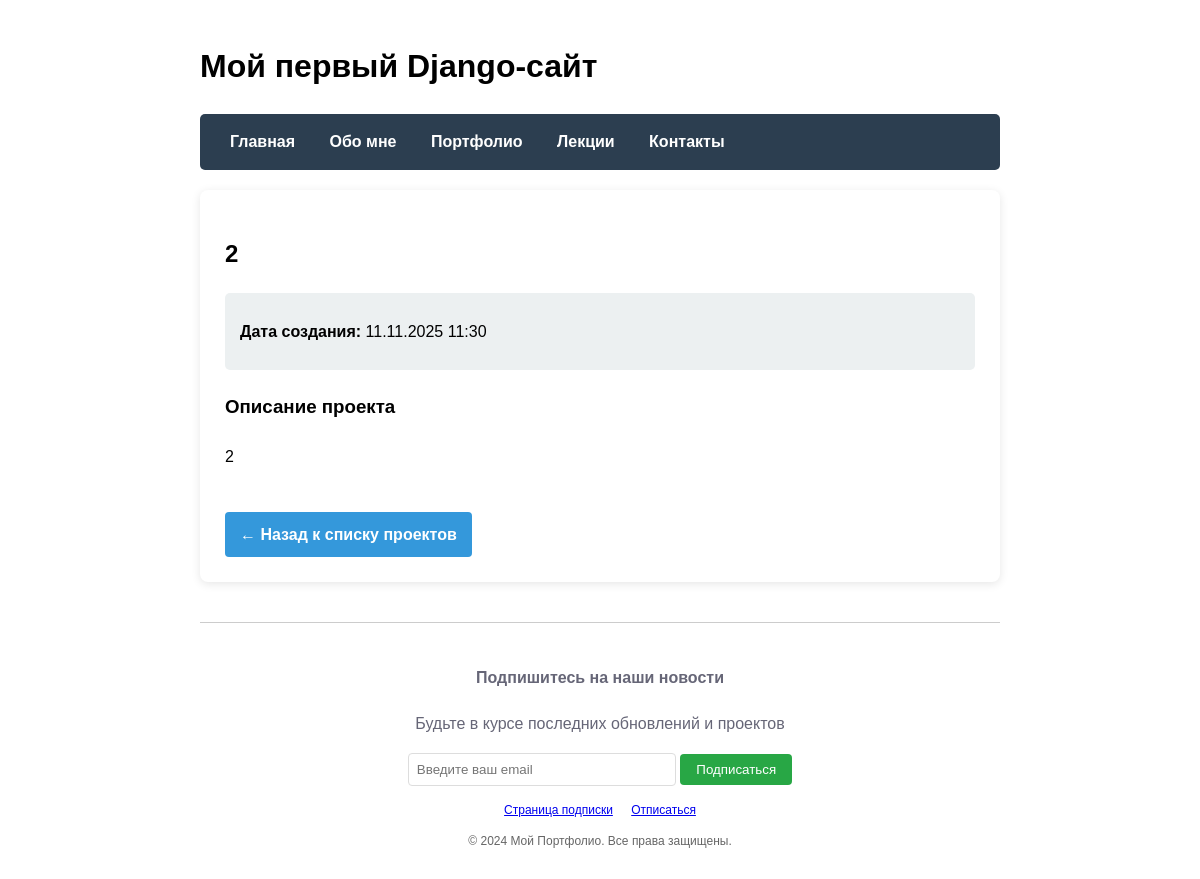
Page /portfolio/2/ on the committed database.
### main/models.py (models this page shows, shortened)
class Project(models.Model):
    title = models.CharField(max_length=200, verbose_name='Название проекта')
    description = models.TextField(verbose_name='Описание проекта')
    created_at = models.DateTimeField(auto_now_add=True, verbose_name='Дата создания')
    class Meta:
        verbose_name = 'Проект'
        verbose_name_plural = 'Проекты'

### main/views.py (the view)
# urls.py: path('portfolio/<int:project_id>/', views.project_detail, name='project_detail'),
def project_detail(request, project_id):
    project = get_object_or_404(Project, id=project_id)
    context = {
        'title': project.title,
        'project': project
    }
    return render(request, 'main/project_detail.html', context)

### main/templates/main/project_detail.html
{% extends 'main/layout.html' %}
{% block content %}
<div class="project-detail">
    <h2>{{ project.title }}</h2>
    <div class="project-meta">
        <p><strong>Дата создания:</strong> {{ project.created_at|date:"d.m.Y H:i" }}</p>
    </div>
    <div class="project-description">
        <h3>Описание проекта</h3>
        <p>{{ project.description|linebreaks }}</p>
    </div>
    <div class="project-actions">
        <a href="{% url 'portfolio' %}" class="btn-back">← Назад к списку проектов</a>
    </div>
</div>
{% endblock %}

### main/templates/main/layout.html (style rules this page uses)
body { font-family: Arial, sans-serif; max-width: 800px; margin: 0 auto; padding: 20px; line-height: 1.6; }
.btn-back { display: inline-block; padding: 10px 15px; background-color: #3498db; color: white; border: none; border-radius: 4px; text-decoration: none; margin-top: 20px; font-weight: bold; }
.project-detail, .lecture-detail { background: white; padding: 25px; border-radius: 8px; box-shadow: 0 2px 10px rgba(0,0,0,0.1); }
.project-meta, .lecture-meta { background: #ecf0f1; padding: 10px 15px; border-radius: 5px; margin: 15px 0; }
.project-description, .lecture-description { line-height: 1.8; margin: 20px 0; }

### rows in the picture
Project: title "2", created_at "11.11.2025 11:30", description "2"
